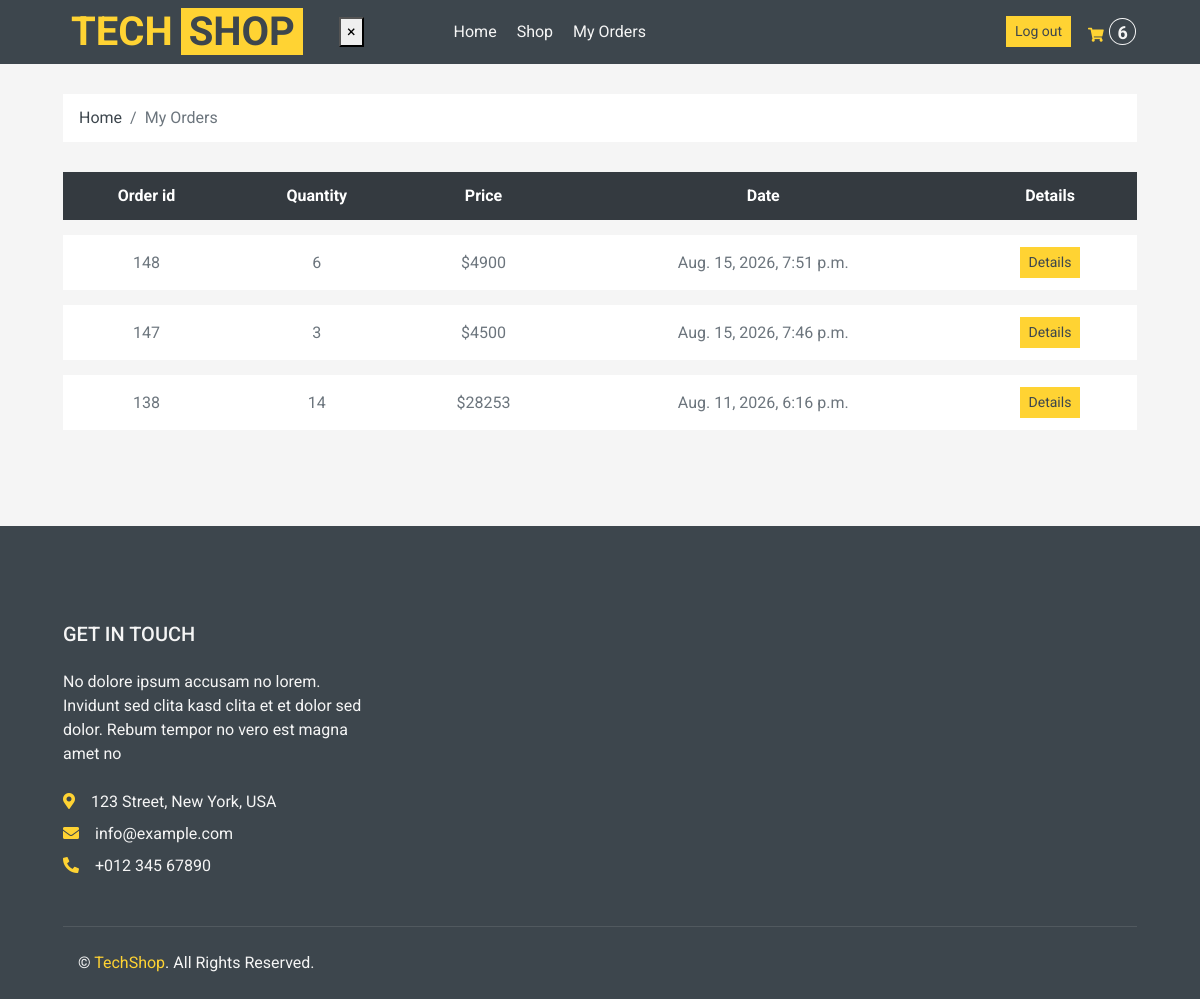
Screenshot of /my_orders (signed in) with the database file from the repository.
### shop/models.py (models this page shows, shortened)
class Order(models.Model):
    STATUS = (
        ("Pending", "Pending"),
        ("Ready", "Ready"),
        ("Delivered", "Delivered"),
        ("Cart", "Cart"),
    )
    date_created = models.DateTimeField(null=True)
    products = models.ManyToManyField("Product")
    customer = models.ForeignKey(User, blank=True, null=True, on_delete=models.SET_NULL)
    status = models.CharField(choices=STATUS, default="Pending", max_length=255)
    date_added = models.DateTimeField(auto_now_add=True, null=True)
    session_key = models.CharField(max_length=36, default="")
    pickup_name = models.CharField(max_length=200, null=True, blank=True)
    pickup_phone = models.CharField(max_length=50, null=True, blank=True)
    pickup_lng = models.FloatField(null=True, blank=True)
    pickup_lat = models.FloatField(null=True, blank=True)
    customer_name = models.CharField(max_length=150, null=True, blank=True)
    customer_phone = models.CharField(max_length=20, null=True, blank=True)
    customer_email = models.EmailField(null=True, blank=True)
    @property
    def total_order_price(self):
        return sum(
            item.total_item_price
            for item in self.orderitem_set.select_related("product").all()
        )
    @property
    def order_total_quantity(self):
        return sum(item.quantity or 0 for item in self.orderitem_set.all())

class OrderItem(models.Model):
    order = models.ForeignKey("Order", on_delete=models.CASCADE)
    product = models.ForeignKey(
        "Product", null=True, blank=True, on_delete=models.CASCADE
    )
    quantity = models.IntegerField(null=True, blank=True, default=0)
    date_added = models.DateTimeField(auto_now=True, null=True, blank=True)
    @property
    def total_item_price(self):
        if self.product is None:
            return 0
        return (self.product.price or 0) * (self.quantity or 0)

class Product(models.Model):
    CATEGORY = (
        ("Tech", "Tech"),
        ("New", "New"),
        ("Popular", "Popular"),
    )
    default_description = """
    Eos no lorem eirmod diam diam, eos elitr et gubergren diam sea. Consetetur vero aliquyam invidunt duo dolores et duo sit. Vero diam ea vero et dolore rebum, dolor rebum eirmod consetetur invidunt sed sed et, lorem duo et eos elitr, sadipscing kasd ipsum rebum diam. Dolore diam stet rebum sed tempor kasd eirmod. Takimata kasd ipsum accusam sadipscing, eos dolores sit no ut diam consetetur duo justo est, sit sanctus diam tempor aliquyam eirmod nonumy rebum dolor accusam, ipsum kasd eos consetetur at sit rebum, diam kasd invidunt tempor lorem, ipsum lorem elitr sanctus eirmod takimata dolor ea invidunt.

    Dolore magna est eirmod sanctus dolor, amet diam et eirmod et ipsum. Amet dolore tempor consetetur sed lorem dolor sit lorem tempor. Gubergren amet amet labore sadipscing clita clita diam clita. Sea amet et sed ipsum lorem elitr et, amet et labore voluptua sit rebum. Ea erat sed et diam takimata sed justo. Magna takimata justo et amet magna et.
    """
    name = models.CharField(verbose_name="название продукта", max_length=100)
    price = models.IntegerField(null=True, blank=True)
    description = models.TextField(default=default_description, blank=True)
    rating = models.IntegerField(null=True, blank=True)
    pic = models.ImageField(
        upload_to="shop/%Y/%m", null=True, blank=True, default="default_picture.png"
    )
    added_at = models.DateTimeField(
        verbose_name="Data of appearance", auto_now_add=True, null=True
    )
    category = models.CharField(max_length=100, choices=CATEGORY)
    slug = models.SlugField(blank=True, null=True, unique=True)

### shop/views.py (the view)
# urls.py: path("my_orders", my_orders, name="my_orders"),
@login_required(login_url="/login_view")
def my_orders(request):
    orders_made = (
        Order.objects.exclude(status="Cart")
        .filter(customer=request.user)
        .prefetch_related("orderitem_set__product")
        .order_by("-date_added")
    )
    ctx = {
        "orders_made": orders_made,
    }
    return render(request, "orders/my_orders.html", ctx)

### shop/context_processors.py (called while the page is built)
def get_cart_total(request):
    cart = get_cart(request, create=False)
    return {"crt_total_quantity": cart.order_total_quantity if cart else 0}

### shop/utils.py (called while the page is built)
def get_cart(request, *, create=True):
    if request.user.is_authenticated:
        cart_query = Order.objects.filter(customer=request.user, status="Cart")
    else:
        return get_visitor_cart(request, create=create)
    cart = cart_query.order_by("pk").first()
    if cart is None and create:
        cart = Order.objects.create(customer=request.user, status="Cart")
    return cart

### templates/orders/my_orders.html
{%extends "main.html"%}
{%load static%}
{%block cart%}
    <div class="container-fluid">
        <div class="row px-xl-5">
            <div class="col-12">
                <nav class="breadcrumb bg-light mb-30">
                    <a class="breadcrumb-item text-dark" href="{%url 'index'%}">Home</a>
                    <span class="breadcrumb-item active">My Orders</span>
                </nav>
            </div>
        </div>
    </div>
    <div class="container-fluid">
        <div class="row px-xl-5">
            <div class="col-lg-12 table-responsive mb-5">
                <table class="table table-light table-borderless table-hover text-center mb-0">
                    <thead class="thead-dark">
                        <tr>
                            <th>Order id</th>
                            <th>Quantity</th>
                            <th>Price</th>
                            <th>Date</th>
                            <th>Details</th>
                        </tr>
                    </thead>
                    <tbody class="align-middle">
                        {% for order in orders_made %}
                        <tr>
                            <td class="align-middle">{{ order.id }}</td>
                            <td class="align-middle">{{ order.order_total_quantity }}</td>
                            <td class="align-middle">${{ order.total_order_price }}</td>
                            <td class="align-middle">{{ order.date_added }}</td>
                            <td class="align-middle"><a class="btn btn-primary btn-sm" href="{%url 'order_detail' order.id%}">Details</a></td>
                        </tr>
                        {% endfor %}
                    </tbody>
                </table>
            </div>
        </div>
    </div>
{%endblock%}

### rows the page displays
Order: id "148", order_total_quantity "6", total_order_price "4900", date_added "Aug. 15, 2026, 7:51 p.m."
Order: id "147", order_total_quantity "3", total_order_price "4500", date_added "Aug. 15, 2026, 7:46 p.m."
Order: id "138", order_total_quantity "14", total_order_price "28253", date_added "Aug. 11, 2026, 6:16 p.m."

### other values shown
{{ crt_total_quantity }} "6"
